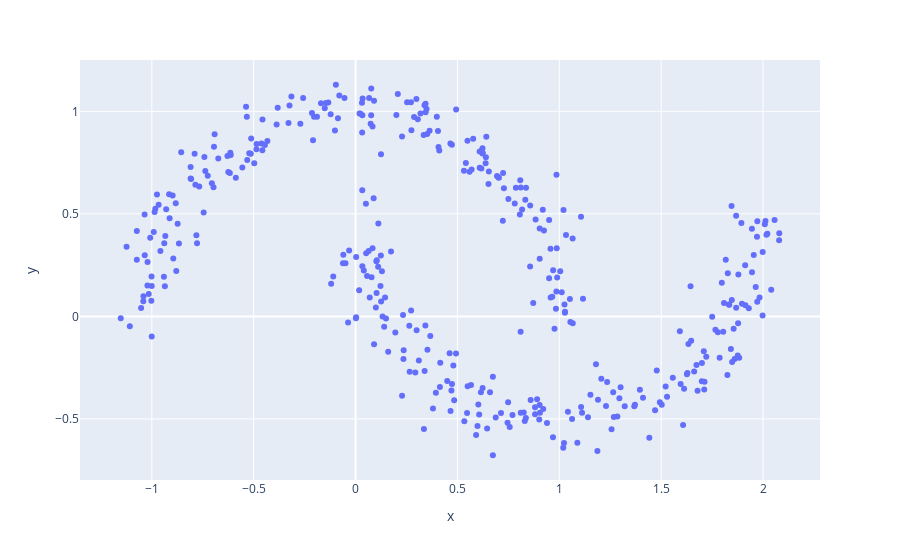

Write notebook code for a chart like this one.
### Code cell
from sklearn.datasets import load_digits

# Let's create dataset that are "moon"-shaped with a little bit of noise
X, _ = make_moons(n_samples=400, noise=0.08)

# Visualize it using plotly
fig = px.scatter(X, x=X[:, 0], y=X[:, 1])

# Plotly output for notebooks
fig.show()

### Figure 1 — Plotly figure (JSON) as saved in the notebook; plotly's stock layout.template omitted (floating-point values rounded to 4 significant figures; data arrays with more than 128 entries replaced by an {"elided": "..."} marker saying what was removed)
{"data": [{"hovertemplate": "x=%{x}<br>y=%{y}<extra></extra>", "legendgroup": "", "marker": {"color": "#636efa", "symbol": "circle"}, "mode": "markers", "name": "", "orientation": "v", "showlegend": false, "type": "scatter", "x": {"elided": "400 float values"}, "xaxis": "x", "y": {"elided": "400 float values"}, "yaxis": "y"}], "layout": {"legend": {"tracegroupgap": 0}, "margin": {"t": 60}, "xaxis": {"anchor": "y", "domain": [0, 1], "title": {"text": "x"}}, "yaxis": {"anchor": "x", "domain": [0, 1], "title": {"text": "y"}}}}
